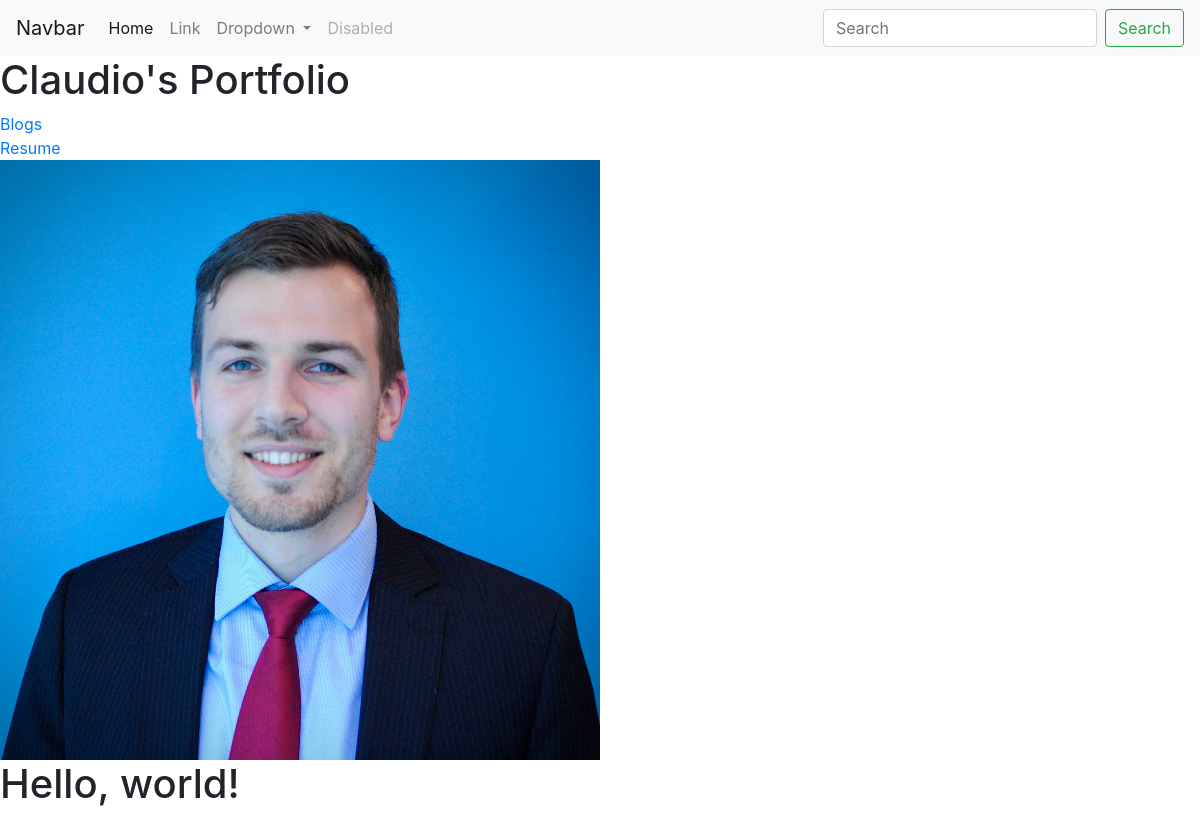
The app's page /, older data.
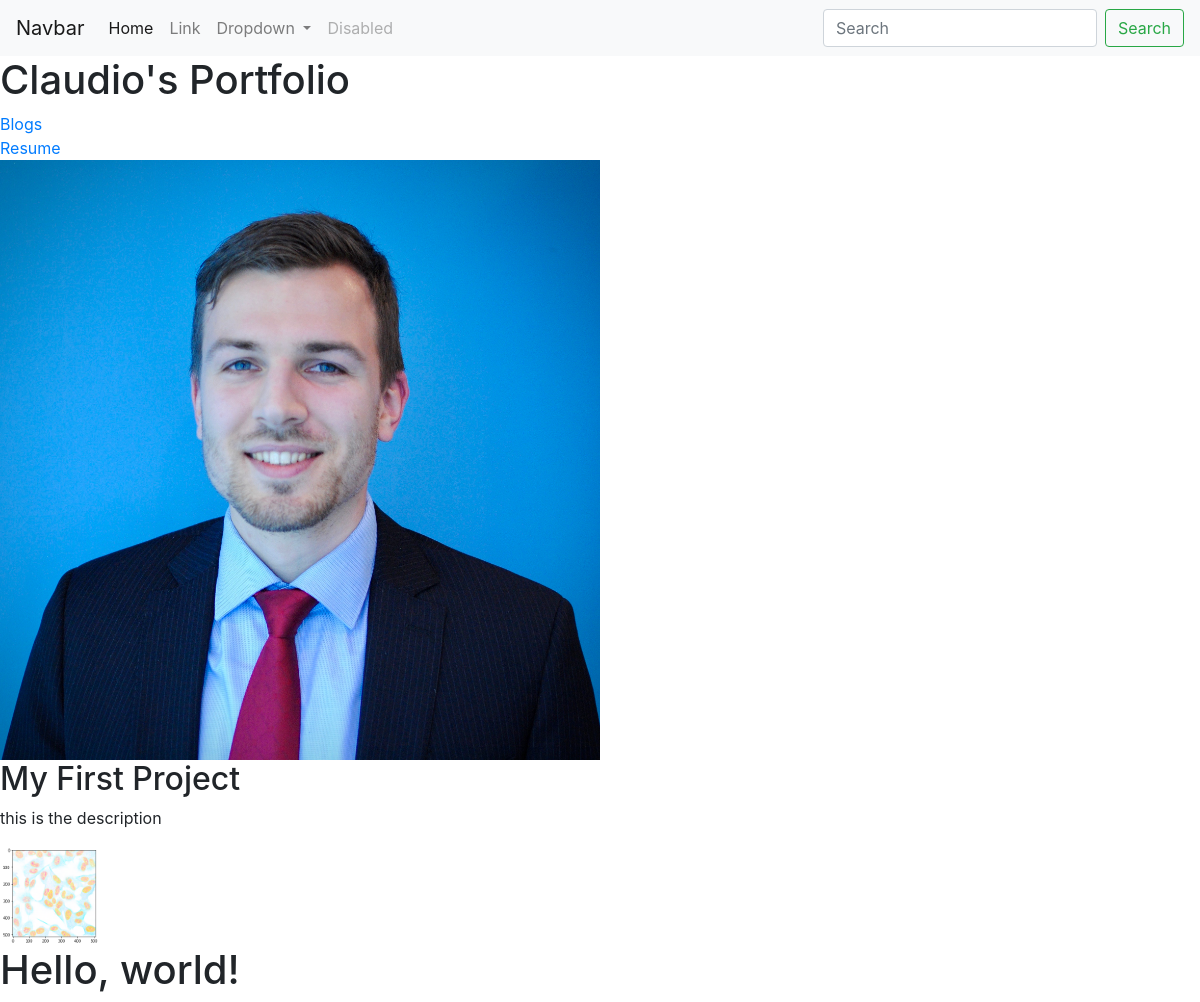
The same page, newer data.
### portfolio/models.py (models this page shows, shortened)
class Project(models.Model):
    title = models.CharField(max_length = 100)
    description = models.CharField(max_length = 100)
    image = models.ImageField(upload_to = 'portfolio/images/')
    url = models.URLField(blank=True)

### portfolio/views.py (the view)
# urls.py: 2. Add a URL to urlpatterns:  path('', views.home, name='home')
def home(request):
    projects = Project.objects.all()
    return render(request, 'portfolio/home.html' , {'projects' : projects})

### portfolio/templates/portfolio/home.html (shortened to what this page needs)
{% extends 'portfolio/base.html' %}
{% block content %}
<h1>Claudio's Portfolio</h1>
<a href="{% url 'blog:all_blogs' %}">Blogs</a> <br>
{% load static %}
<a href="{% static 'portfolio/ClaudioLaasCV.pdf' %}">Resume</a> <br>
<img src="{% static 'portfolio/ClaudioLaas.jpg' %}" width="50%">
{% for project in projects %}
<h2>{{ project.title }}</h2>
<p>{{ project.description }}</p>
<img src="{{ project.image.url }}" height=100 width=100>
{% endfor %}
{% endblock %}

Row changes from the older to the newer data that the page shows:
added Project: title "My First Project", description "this is the description", image (picture)
